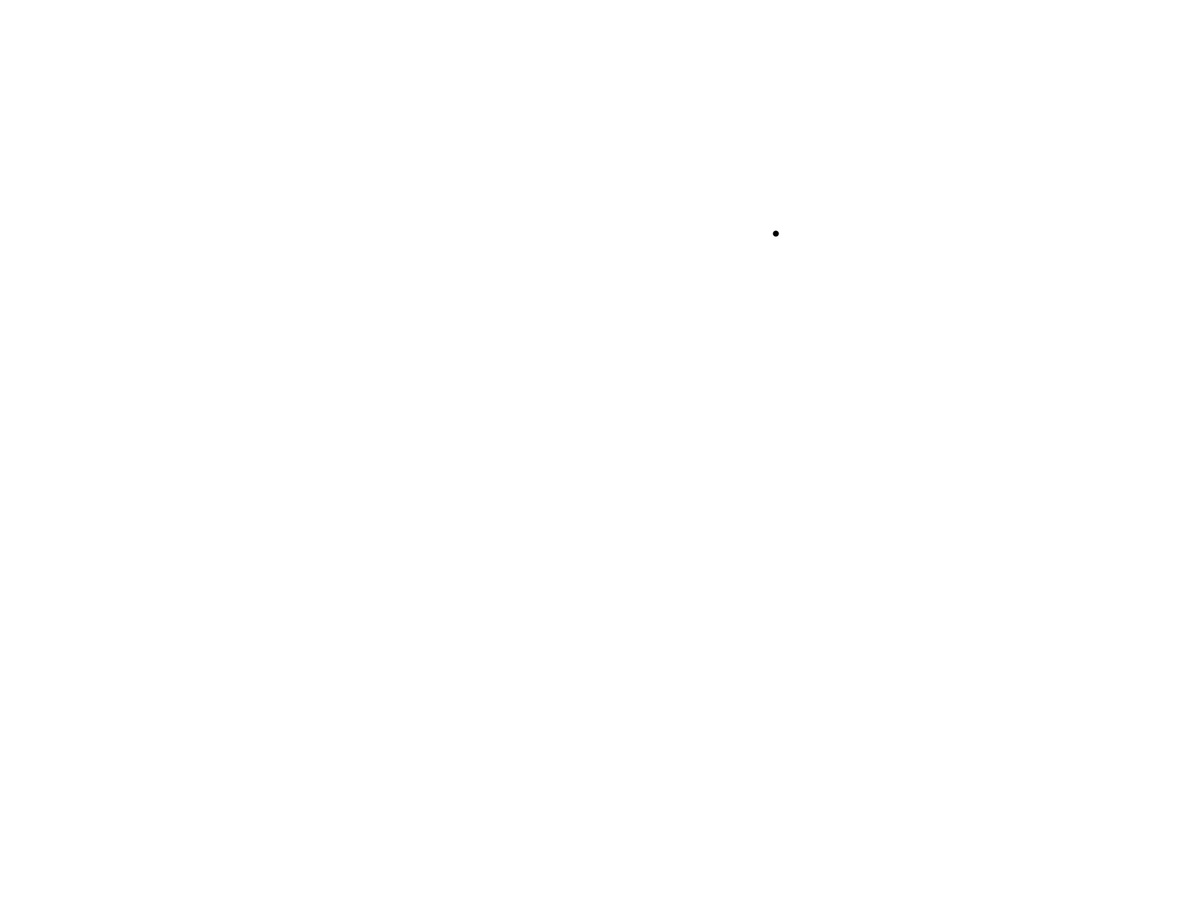
Frame 1 (no input)
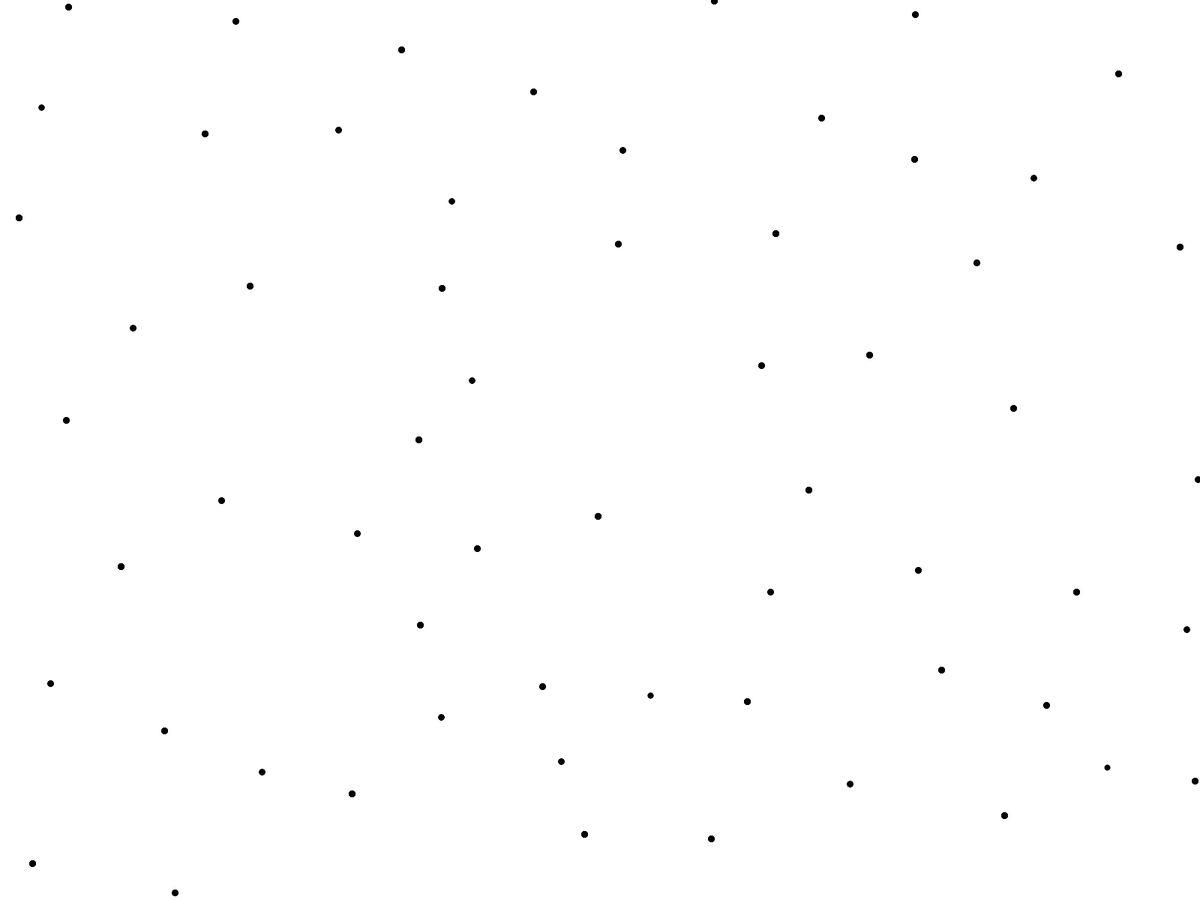
Frame 60 (the mouse pressed at the canvas centre just before this capture)
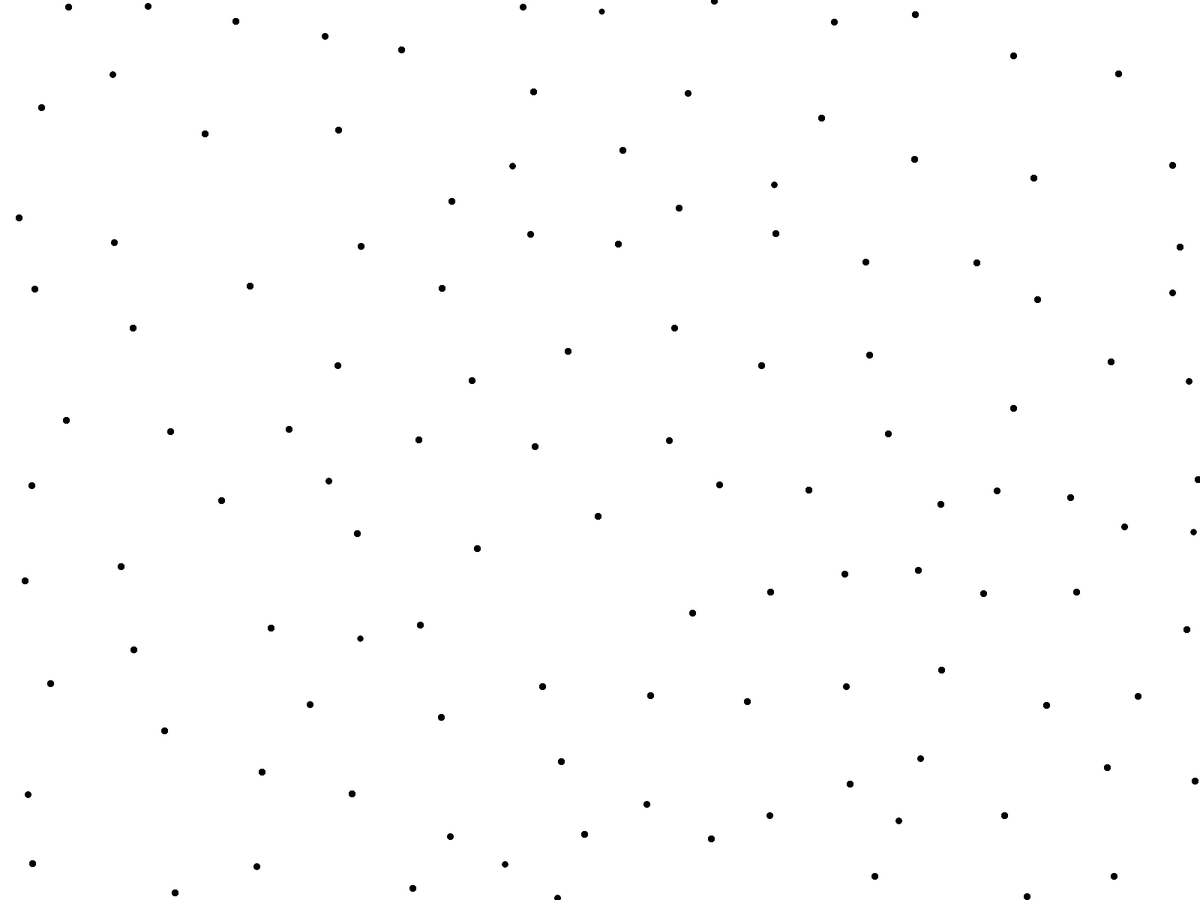
Frame 120 (the mouse held since frame 60 and released just before this capture)

The Processing sketch that drew these frames (run headless with seeded random() and noise(); from frame 60 on, the mouse is pressed at the canvas centre):

// Processing sketch: mitchell_s_algorythm
// ── mitchell_s_algorythm.pde
int maxPoints = 10;
int pointsNum = width*height/30;

ArrayList<Point> points = new ArrayList<Point>();

void setup() {
  //size(600, 600);
  fullScreen();
  background(255);
  points.add(randomP());
  strokeWeight(8);
}

void draw() {
  for (int i = 0; i < points.size(); i++) {
    Point point = points.get(i);
    point.draw();
  }
  if (points.size()<pointsNum) {
    points.add(generate());
  }else{
    println("finished");
    stroke(255, 0, 0);
    for(int i = 0; i < pointsNum; i++){
      point(random(width), random(height));
    }
    noLoop();
  }
}

Point generate() {
  Point best = randomP();
  float bestDist = minDist(best);
  for (int i = 1; i < maxPoints; i++) {
    Point candidate = randomP();
    float dist = minDist(candidate);
    if (dist>bestDist) {
      bestDist = dist;
      best = candidate;
    }
  }
  return best;
}

float minDist(Point p) {
  float bestDist = p.dist(points.get(0));
  for (int i = 1; i < points.size(); i++) {
    Point point = points.get(i);
    float dist = p.dist(point);
    if (dist<bestDist) {
      bestDist=dist;
    }
  }
  return bestDist;
}

// ── Point.pde
class Point{
  float x, y;
  Point(PVector p){
    x = p.x;
    y = p.y;
  }
  
  Point(float x_, float y_){
    x = x_;
    y = y_;
  }
  
  
  float dist(Point p2){
    float dx = x-p2.x;
    float dy = y-p2.y;
    return sqrt(dx*dx+dy*dy);
  }
  
  void draw(){
    point(x, y);
  }
}

Point randomP(){
  return new Point(random(width), random(height));
}
